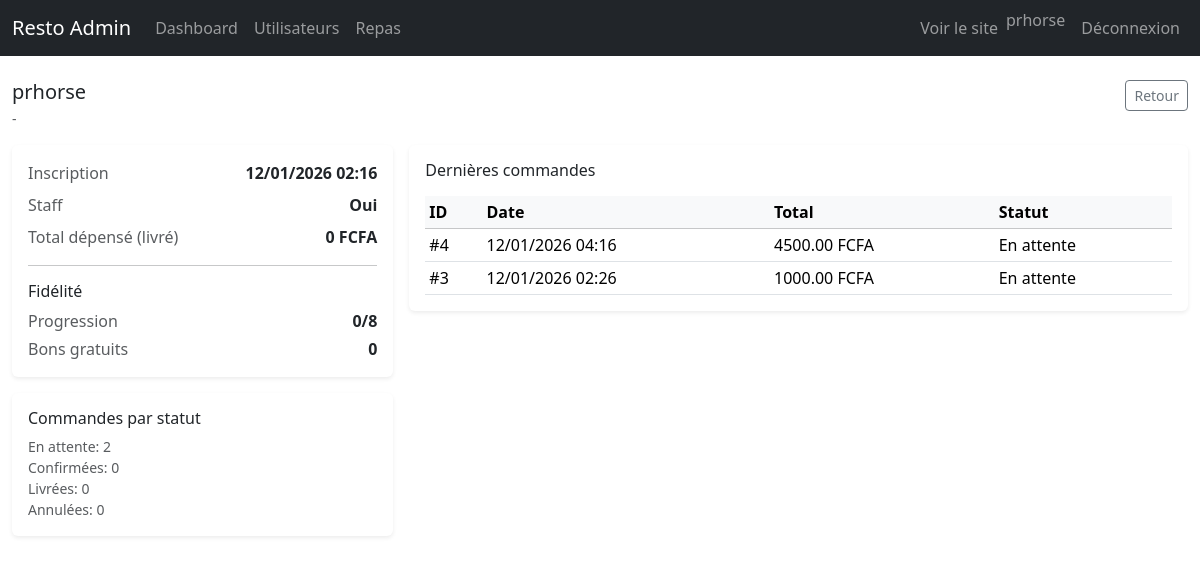
The page /staff/users/5/ (signed in) on the database as committed earlier.
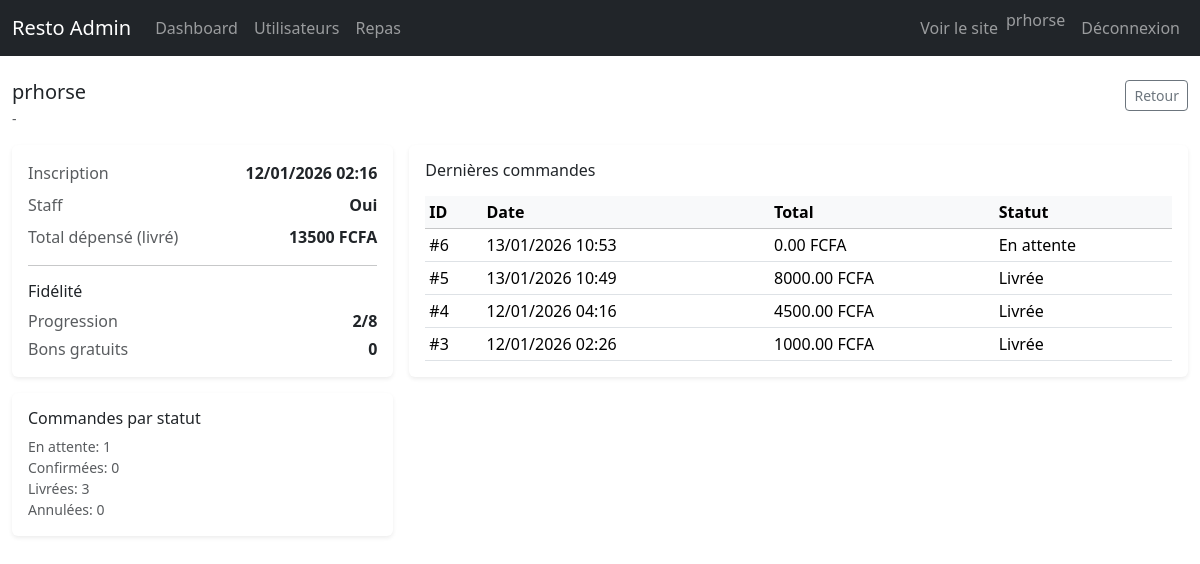
The same page on the database as committed later.
### orders/models.py (models this page shows, shortened)
class Order(models.Model):
    STATUS_CHOICES = (
        ("pending", "En attente"),
        ("confirmed", "Confirmée"),
        ("canceled", "Annulée"),
        ("delivered", "Livrée"),
    )
    user = models.ForeignKey(
        settings.AUTH_USER_MODEL,
        on_delete=models.CASCADE,
        null=True, blank=True,
        related_name="orders",
    )
    created_at = models.DateTimeField(auto_now_add=True)
    customer_name = models.CharField(max_length=150)
    phone = models.CharField(max_length=20)
    address = models.TextField(blank=True, default="")
    subtotal = models.DecimalField(max_digits=10, decimal_places=2, default=Decimal("0.00"))
    discount_total = models.DecimalField(max_digits=10, decimal_places=2, default=Decimal("0.00"))
    total = models.DecimalField(max_digits=10, decimal_places=2, default=Decimal("0.00"))
    promo_code = models.CharField(max_length=32, null=True, blank=True)
    status = models.CharField(max_length=20, choices=STATUS_CHOICES, default="pending")

### staff/views.py (the view)
# urls.py: path("users/<int:user_id>/", views.admin_user_detail, name="admin_user_detail"),
@staff_member_required
def admin_user_detail(request, user_id: int):
    User = get_user_model()
    u = get_object_or_404(User, id=user_id)
    orders = Order.objects.filter(user=u).order_by("-created_at")[:50]
    counts = (
        Order.objects.filter(user=u)
        .values("status")
        .annotate(n=Count("id"))
    )
    counts_map = {x["status"]: x["n"] for x in counts}
    total_spent = Order.objects.filter(user=u, status="delivered").aggregate(s=Sum("total"))["s"] or 0
    loyalty, _ = LoyaltyAccount.objects.get_or_create(user=u)
    vouchers_available = FreeItemVoucher.objects.filter(
        user=u,
        status=FreeItemVoucher.Status.AVAILABLE
    ).count()
    return render(request, "admin/user_detail.html", {
        "u": u,
        "orders": orders,
        "counts": counts_map,
        "total_spent": total_spent,
        "loyalty_points": getattr(loyalty, "stamps", 0),  # si ton champ s’appelle stamps
        "free_vouchers": vouchers_available,
    })

### orders/context_processors.py (called while the page is built)
def cart(request):
    return {"cart": Cart(request)}

### staff/templates/admin/user_detail.html (shortened to what this page needs)
{% extends "admin/base_admin.html" %}
{% block content %}
<div class="d-flex justify-content-between align-items-start mb-3">
  <div>
    <h1 class="h5 mb-1">{{ u.username }}</h1>
    <div class="text-muted small">{{ u.email|default:"-" }}</div>
  </div>
  <a class="btn btn-sm btn-outline-secondary" href="{% url 'staff:admin_user_list' %}">
    Retour
  </a>
</div>
<div class="row g-3">
  <div class="col-lg-4">
    <div class="card border-0 shadow-sm">
      <div class="card-body">
        <div class="d-flex justify-content-between mb-2">
          <span class="text-muted">Inscription</span>
          <span class="fw-semibold">{{ u.date_joined|date:"d/m/Y H:i" }}</span>
        </div>
        <div class="d-flex justify-content-between mb-2">
          <span class="text-muted">Staff</span>
          <span class="fw-semibold">{% if u.is_staff %}Oui{% else %}Non{% endif %}</span>
        </div>
        <div class="d-flex justify-content-between mb-2">
          <span class="text-muted">Total dépensé (livré)</span>
          <span class="fw-semibold">{{ total_spent }} FCFA</span>
        </div>
        <hr>
        <h2 class="h6 mb-2">Fidélité</h2>
        <div class="d-flex justify-content-between mb-1">
          <span class="text-muted">Progression</span>
          <span class="fw-semibold">{{ loyalty_points }}/8</span>
        </div>
        <div class="d-flex justify-content-between">
          <span class="text-muted">Bons gratuits</span>
          <span class="fw-semibold">{{ free_vouchers }}</span>
        </div>
      </div>
    </div>
    <div class="card border-0 shadow-sm mt-3">
      <div class="card-body">
        <h2 class="h6 mb-2">Commandes par statut</h2>
        <div class="small text-muted">En attente: {{ counts.pending|default:0 }}</div>
        <div class="small text-muted">Confirmées: {{ counts.confirmed|default:0 }}</div>
        <div class="small text-muted">Livrées: {{ counts.delivered|default:0 }}</div>
        <div class="small text-muted">Annulées: {{ counts.canceled|default:0 }}</div>
      </div>
    </div>
  </div>
  <div class="col-lg-8">
    <div class="card border-0 shadow-sm">
      <div class="card-body">
        <h2 class="h6 mb-3">Dernières commandes</h2>
        <div class="table-responsive">
          <table class="table table-sm align-middle mb-0">
            <thead class="table-light">
              <tr>
                <th>ID</th>
                <th>Date</th>
                <th>Total</th>
                <th>Statut</th>
              </tr>
            </thead>
            <tbody>
              {% for o in orders %}
                <tr>
                  <td>#{{ o.id }}</td>
                  <td>{{ o.created_at|date:"d/m/Y H:i" }}</td>
                  <td>{{ o.total }} FCFA</td>
                  <td>{{ o.get_status_display }}</td>
                </tr>
              {% empty %}
                <tr><td colspan="4" class="text-center text-muted py-3">Aucune commande.</td></tr>
              {% endfor %}
            </tbody>
          </table>
        </div>
      </div>
    </div>
  </div>
</div>
{% endblock %}

Rows that differ between the two databases and show on the page:
added Order: id "6", created_at "13/01/2026 10:53", total "0.00", status "En attente"
added Order: id "5", created_at "13/01/2026 10:49", total "8000.00", status "Livrée"
changed Order id 4: status "En attente" → "Livrée"
changed Order id 3: status "En attente" → "Livrée"
Other text that changed with them:
{{ total_spent }}: "0" → "13500"
{{ loyalty_points }}: "0" → "2"
{{ counts.pending|default:0 }}: "2" → "1"
{{ counts.delivered|default:0 }}: "0" → "3"
